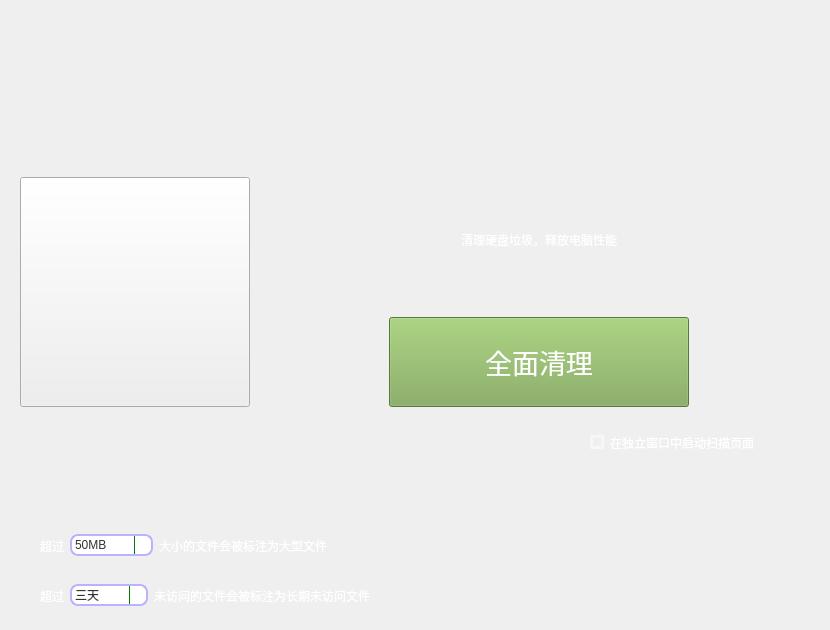
                    <widget class="QWidget" name="sub_cleaner_page_main">
                     <property name="styleSheet">
                      <string notr="true"/>
                     </property>
                     <widget class="QWidget" name="layoutWidget">
                      <property name="geometry">
                       <rect>
                        <x>20</x>
                        <y>162</y>
                        <width>801</width>
                        <height>261</height>
                       </rect>
                      </property>
                      <layout class="QHBoxLayout" name="cleaner_page_main_group_layout">
                       <item>
                        <widget class="QPushButton" name="cleaner_main_icon_placeholder">
                         <property name="sizePolicy">
                          <sizepolicy hsizetype="Preferred" vsizetype="Fixed">
                           <horstretch>0</horstretch>
                           <verstretch>0</verstretch>
                          </sizepolicy>
                         </property>
                         <property name="minimumSize">
                          <size>
                           <width>230</width>
                           <height>230</height>
                          </size>
                         </property>
                         <property name="text">
                          <string/>
                         </property>
                        </widget>
                       </item>
                       <item>
                        <layout class="QVBoxLayout" name="cleaner_page_main_btn_ver_group" stretch="10,11,1">
                         <property name="spacing">
                          <number>0</number>
                         </property>
                         <item>
                          <layout class="QHBoxLayout" name="cleaner_page_main_prompt_hor">
                           <item>
                            <spacer name="cleaner_main_prompt_hor_spacer_left">
                             <property name="orientation">
                              <enum>Qt::Horizontal</enum>
                             </property>
                             <property name="sizeHint" stdset="0">
                              <size>
                               <width>40</width>
                               <height>20</height>
                              </size>
                             </property>
                            </spacer>
                           </item>
                           <item>
                            <widget class="QLabel" name="cleaner_main_prompt">
                             <property name="sizePolicy">
                              <sizepolicy hsizetype="Fixed" vsizetype="Preferred">
                               <horstretch>0</horstretch>
                               <verstretch>0</verstretch>
                              </sizepolicy>
                             </property>
                             <property name="styleSheet">
                              <string notr="true">font: 26pt &quot;Noto Mono&quot;;
color: rgb(255, 255, 255);</string>
                             </property>
                             <property name="text">
                              <string>清理硬盘垃圾，释放电脑性能</string>
                             </property>
                            </widget>
                           </item>
                           <item>
                            <spacer name="cleaner_main_prompt_hor_spacer_right">
                             <property name="orientation">
                              <enum>Qt::Horizontal</enum>
                             </property>
                             <property name="sizeHint" stdset="0">
                              <size>
                               <width>40</width>
                               <height>20</height>
                              </size>
                             </property>
                            </spacer>
                           </item>
                          </layout>
                         </item>
                         <item>
                          <layout class="QHBoxLayout" name="cleaner_page_main_btn_hor">
                           <property name="spacing">
                            <number>0</number>
                           </property>
                           <item>
                            <spacer name="cleaner_main_hor_spacer_left">
                             <property name="orientation">
                              <enum>Qt::Horizontal</enum>
                             </property>
                             <property name="sizeHint" stdset="0">
                              <size>
                               <width>40</width>
                               <height>20</height>
                              </size>
                             </property>
                            </spacer>
                           </item>
                           <item>
                            <widget class="QPushButton" name="cleaner_main_btn_triggerClean">
                             <property name="sizePolicy">
                              <sizepolicy hsizetype="Preferred" vsizetype="Fixed">
                               <horstretch>0</horstretch>
                               <verstretch>0</verstretch>
                              </sizepolicy>
                             </property>
                             <property name="minimumSize">
                              <size>
                               <width>300</width>
                               <height>90</height>
                              </size>
                             </property>
                             <property name="maximumSize">
                              <size>
                               <width>250</width>
                               <height>90</height>
                              </size>
                             </property>
                             <property name="baseSize">
                              <size>
                               <width>0</width>
                               <height>0</height>
                              </size>
                             </property>
                             <property name="font">
                              <font>
                               <pointsize>20</pointsize>
                              </font>
                             </property>
                             <property name="styleSheet">
                              <string notr="true">QPushButton {
	background-color: rgb(124,166,82);
}
QPushButton:hover {
	background-color: rgb(171,228,113);
}
QPushButton:pressed {	
	background-color: rgb(87,116,57);
}
QPushButton {
	font-size:20pt; color: rgb(255, 255, 255);
}</string>
                             </property>
                             <property name="text">
                              <string>全面清理</string>
                             </property>
                            </widget>
                           </item>
                           <item>
                            <spacer name="cleaner_main_hor_spacer_right">
                             <property name="orientation">
                              <enum>Qt::Horizontal</enum>
                             </property>
                             <property name="sizeHint" stdset="0">
                              <size>
                               <width>40</width>
                               <height>20</height>
                              </size>
                             </property>
                            </spacer>
                           </item>
                          </layout>
                         </item>
                         <item>
                          <spacer name="cleaner_page_main_btn_padding">
                           <property name="orientation">
                            <enum>Qt::Vertical</enum>
                           </property>
                           <property name="sizeHint" stdset="0">
                            <size>
                             <width>20</width>
                             <height>5</height>
                            </size>
                           </property>
                          </spacer>
                         </item>
                        </layout>
                       </item>
                      </layout>
                     </widget>
                     <widget class="QWidget" name="layoutWidget_2">
                      <property name="geometry">
                       <rect>
                        <x>40</x>
                        <y>570</y>
                        <width>467</width>
                        <height>51</height>
                       </rect>
                      </property>
                      <layout class="QHBoxLayout" name="cleaner_page_outd_file_threshold_controller">
                       <property name="spacing">
                        <number>6</number>
                       </property>
                       <item>
                        <widget class="QLabel" name="cleaner_page_outd_file_threshold_prompt_left">
                         <property name="styleSheet">
                          <string notr="true">font: 12pt &quot;Noto Mono&quot;;
color: rgb(255, 255, 255);</string>
                         </property>
                         <property name="text">
                          <string>超过</string>
                         </property>
                        </widget>
                       </item>
                       <item>
                        <widget class="QComboBox" name="cleaner_page_outd_file_threshold_combo">
                         <property name="minimumSize">
                          <size>
                           <width>0</width>
                           <height>0</height>
                          </size>
                         </property>
                         <property name="maximumSize">
                          <size>
                           <width>90</width>
                           <height>16777215</height>
                          </size>
                         </property>
                         <property name="styleSheet">
                          <string notr="true">QComboBox {
    border: 2px solid rgb(185, 179, 255);
    border-radius: 8px;
    padding: 1px 18px 1px 3px;
		color: rgb(51, 51, 51);
}

QComboBox:editable {
    background: rgb(240, 250, 254);
}

QComboBox:!editable, QComboBox::drop-down:editable {
		background: white;
}

/* QComboBox gets the &quot;on&quot; state when the popup is open */
QComboBox:!editable:on, QComboBox::drop-down:editable:on {
    background: white;
		color: rgb(147, 123, 171);
		font-weight: bold;
		/* color: rgb(255, 255, 255); */
}

QComboBox:!enabled {
    background: white;
}

QComboBox:on { /* shift the text when the popup opens */
    padding-top: 3px;
    padding-left: 4px;
}

QComboBox::drop-down {
    subcontrol-origin: padding;
    subcontrol-position: top right;
    width: 16px;

    border-left-width: 1px;
    border-left-color: green;
    border-left-style: solid; /* just a single line */
    border-top-right-radius: 6px; /* same radius as the QComboBox */
    border-bottom-right-radius: 3px;
}

QComboBox::down-arrow:on { /* shift the arrow when popup is open */
    top: 1px;
    left: 1px;
}</string>
                         </property>
                         <item>
                          <property name="text">
                           <string>三天</string>
                          </property>
                         </item>
                         <item>
                          <property name="text">
                           <string>五天</string>
                          </property>
                         </item>
                         <item>
                          <property name="text">
                           <string>半个月</string>
                          </property>
                         </item>
                         <item>
                          <property name="text">
                           <string>一个月</string>
                          </property>
                         </item>
                         <item>
                          <property name="text">
                           <string>三个月</string>
                          </property>
                         </item>
                         <item>
                          <property name="text">
                           <string>半年</string>
                          </property>
                         </item>
                         <item>
                          <property name="text">
                           <string>一年</string>
                          </property>
                         </item>
                        </widget>
                       </item>
                       <item>
                        <widget class="QLabel" name="cleaner_page_outd_file_threshold_prompt_right">
                         <property name="styleSheet">
                          <string notr="true">font: 12pt &quot;Noto Mono&quot;;
color: rgb(255, 255, 255);</string>
                         </property>
                         <property name="text">
                          <string>未访问的文件会被标注为长期未访问文件</string>
                         </property>
                        </widget>
                       </item>
                       <item>
                        <spacer name="cleaner_page_outd_controller_spacer">
                         <property name="orientation">
                          <enum>Qt::Horizontal</enum>
                         </property>
                         <property name="sizeHint" stdset="0">
                          <size>
                           <width>40</width>
                           <height>20</height>
                          </size>
                         </property>
                        </spacer>
                       </item>
                      </layout>
                     </widget>
                     <widget class="QWidget" name="layoutWidget">
                      <property name="geometry">
                       <rect>
                        <x>40</x>
                        <y>520</y>
                        <width>461</width>
                        <height>51</height>
                       </rect>
                      </property>
                      <layout class="QHBoxLayout" name="cleaner_page_huge_file_threshold_controller">
                       <property name="spacing">
                        <number>6</number>
                       </property>
                       <item>
                        <widget class="QLabel" name="cleaner_page_huge_file_threshold_prompt_left">
                         <property name="styleSheet">
                          <string notr="true">font: 12pt &quot;Noto Mono&quot;;
color: rgb(255, 255, 255);</string>
                         </property>
                         <property name="text">
                          <string>超过</string>
                         </property>
                        </widget>
                       </item>
                       <item>
                        <widget class="QComboBox" name="cleaner_page_huge_file_threshold_combo">
                         <property name="minimumSize">
                          <size>
                           <width>0</width>
                           <height>0</height>
                          </size>
                         </property>
                         <property name="maximumSize">
                          <size>
                           <width>90</width>
                           <height>16777215</height>
                          </size>
                         </property>
                         <property name="styleSheet">
                          <string notr="true">QComboBox {
    border: 2px solid rgb(185, 179, 255);
    border-radius: 8px;
    padding: 1px 18px 1px 3px;
		color: rgb(51, 51, 51);
}

QComboBox:editable {
    background: rgb(240, 250, 254);
}

QComboBox:!editable, QComboBox::drop-down:editable {
		background: white;
}

/* QComboBox gets the &quot;on&quot; state when the popup is open */
QComboBox:!editable:on, QComboBox::drop-down:editable:on {
    background: white;
		color: rgb(147, 123, 171);
		font-weight: bold;
		/* color: rgb(255, 255, 255); */
}

QComboBox:!enabled {
    background: white;
}

QComboBox:on { /* shift the text when the popup opens */
    padding-top: 3px;
    padding-left: 4px;
}

QComboBox::drop-down {
    subcontrol-origin: padding;
    subcontrol-position: top right;
    width: 16px;

    border-left-width: 1px;
    border-left-color: green;
    border-left-style: solid; /* just a single line */
    border-top-right-radius: 6px; /* same radius as the QComboBox */
    border-bottom-right-radius: 3px;
}

QComboBox::down-arrow:on { /* shift the arrow when popup is open */
    top: 1px;
    left: 1px;
}</string>
                         </property>
                         <item>
                          <property name="text">
                           <string>50MB</string>
                          </property>
                         </item>
                         <item>
                          <property name="text">
                           <string>100MB</string>
                          </property>
                         </item>
                         <item>
                          <property name="text">
                           <string>200MB</string>
                          </property>
                         </item>
                         <item>
                          <property name="text">
                           <string>500MB</string>
                          </property>
                         </item>
                         <item>
                          <property name="text">
                           <string>1GB</string>
                          </property>
                         </item>
                         <item>
                          <property name="text">
                           <string>2GB</string>
                          </property>
                         </item>
                         <item>
                          <property name="text">
                           <string>5GB</string>
                          </property>
                         </item>
                         <item>
                          <property name="text">
                           <string>10GB</string>
                          </property>
                         </item>
                        </widget>
                       </item>
                       <item>
                        <widget class="QLabel" name="cleaner_page_huge_file_threshold_prompt_right">
                         <property name="styleSheet">
                          <string notr="true">font: 12pt &quot;Noto Mono&quot;;
color: rgb(255, 255, 255);</string>
                         </property>
                         <property name="text">
                          <string>大小的文件会被标注为大型文件</string>
                         </property>
                        </widget>
                       </item>
                       <item>
                        <spacer name="cleaner_page_huge_controller_spacer">
                         <property name="orientation">
                          <enum>Qt::Horizontal</enum>
                         </property>
                         <property name="sizeHint" stdset="0">
                          <size>
                           <width>40</width>
                           <height>20</height>
                          </size>
                         </property>
                        </spacer>
                       </item>
                      </layout>
                     </widget>
                     <widget class="QCheckBox" name="cleaner_page_main_sep_enabler">
                      <property name="geometry">
                       <rect>
                        <x>590</x>
                        <y>432</y>
                        <width>231</width>
                        <height>21</height>
                       </rect>
                      </property>
                      <property name="styleSheet">
                       <string notr="true">QCheckBox {
    spacing: 6px;
    font: 12pt &quot;Noto Mono&quot;;
    color: rgb(255, 255, 255);
}

QCheckBox::indicator {
    border: 3px solid rgba(255, 255, 255, 120);
    background: none;
}

QCheckBox::indicator:unchecked {
    background: none;
}

QCheckBox::unchecked {
    color: rgb(255, 255, 255);
}

QCheckBox::indicator:hover {
    background: rgb(175,255,94);
}

QCheckBox::indicator:pressed {
    background: rgb(80,116,43);
}

QCheckBox::indicator:checked {
    background: rgb(132,193,71);
}</string>
                      </property>
                      <property name="text">
                       <string>在独立窗口中启动扫描页面</string>
                      </property>
                     </widget>
                    </widget>
